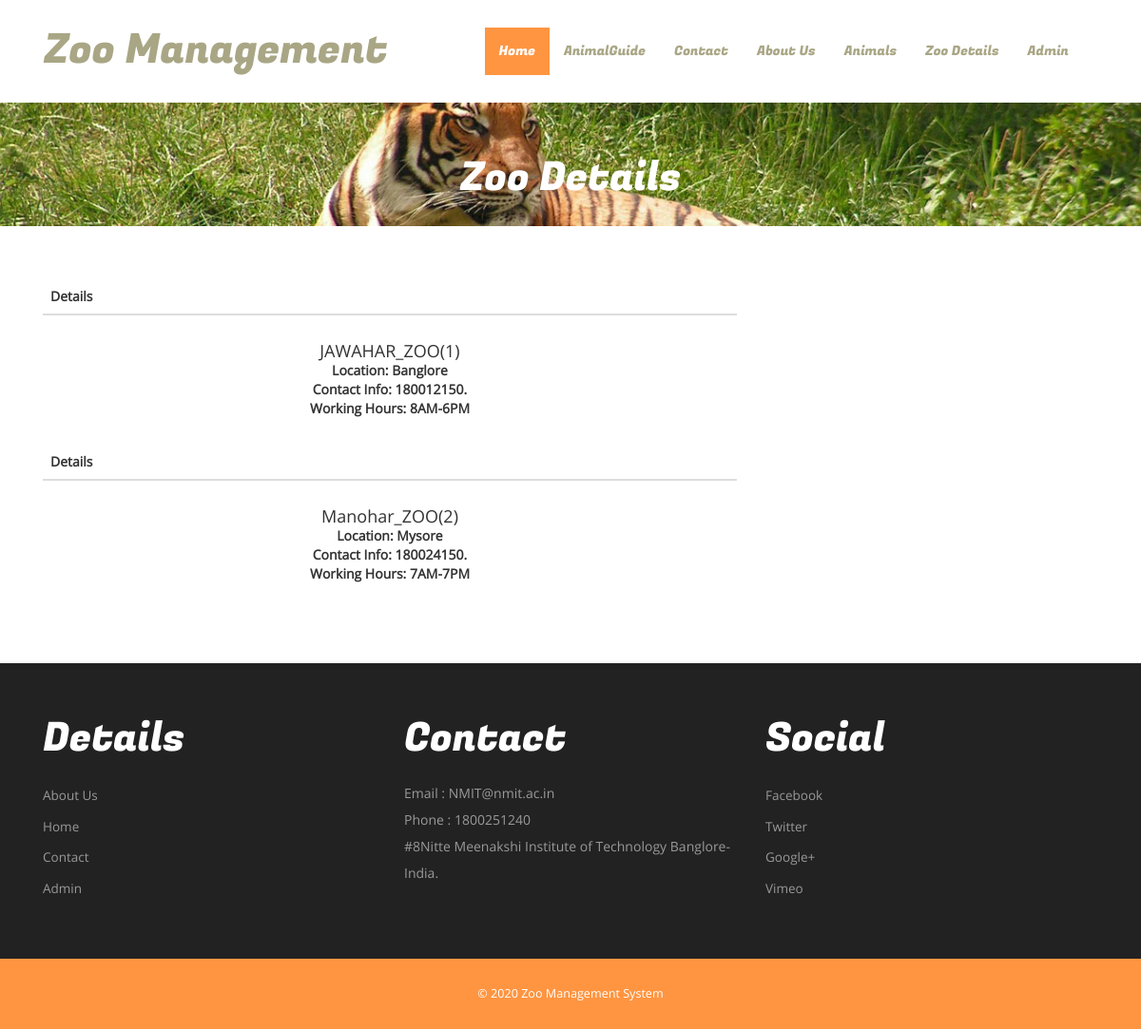
The app's page /zoo.php with its own data.
### tables this page shows
CREATE TABLE IF NOT EXISTS ZOO (
	Zid int(10) NOT NULL,
	ZName VARCHAR(50) NOT NULL,
	Location VARCHAR(100) NOT NULL,
	Hours VARCHAR(100) NOT NULL,
	Contact VARCHAR(100) NOT NULL,
	AGid int(10) NOT NULL,
	PRIMARY KEY(Zid),
	CONSTRAINT fk_zoo_AGid FOREIGN KEY(AGid) REFERENCES ANIMAL_GUIDE(AGid) ON DELETE CASCADE ON UPDATE CASCADE
);

CREATE TABLE `tblpage` (
  `ID` int(10) NOT NULL,
  `PageType` varchar(200) DEFAULT NULL,
  `PageTitle` varchar(200) DEFAULT NULL,
  `PageDescription` mediumtext DEFAULT NULL,
  `Email` varchar(200) DEFAULT NULL,
  `MobileNumber` bigint(10) DEFAULT NULL,
  `UpdationDate` timestamp NULL DEFAULT NULL ON UPDATE current_timestamp()
);

### zoo.php (the view, shortened to what this page needs)
<?php
include('includes/dbconnection.php');
?>
<!DOCTYPE HTML>
<html>
<head>
<link href="css/bootstrap.css" rel="stylesheet" type="text/css" media="all">
<link href="css/style.css" rel="stylesheet" type="text/css" media="all" />
<link rel="stylesheet" type="text/css" href="css/jquery.lightbox.css">
</head>
<body>
<?php include_once('includes/header.php');?>
		<div class="banner-header">
			<div class="container">
				<h2>Zoo Details</h2>
			</div>
			</div>
	<div class="content">
			<div class="gallery-section">
					<div class="container">
					<div class="welcome-grid">
				<div class="col-md-8">
					<div>
						<?php
 $query=mysqli_query($con,"select * from ZOO");
 while ($row=mysqli_fetch_array($query)) {
 ?>
<table class="table text-center">
  <thead class="bg-light text-capitalize">
      <tr>
          <th>Details</th>
      </tr>
  </thead>
  <tbody>
<tr data-expanded="true">
  <td>
<h4 style="padding-top: 20px"><?php echo $row['ZName'];?>(<?php echo $row['Zid'];?>)</h4>
<strong style="padding-top: 20px">Location: <?php echo $row['Location'];?></strong><br>
<strong style="padding-top: 20px">Contact Info: <?php echo $row['Contact'];?>.</strong><br>
<strong style="padding-top: 20px">Working Hours: <?php echo $row['Hours'];?></strong><br>
</td>
</tr>
					<?php }?>
        </tbody>
        </table>
					</div>
				</div>
				<div class="clearfix"> </div>
			</div>
		</div>
	</div>
		<?php include_once('includes/special.php');?>
			</div>
		<?php include_once('includes/footer.php');?>
</body>
</html>

### includes/special.php
<div class="specials-section">
					<div class="container">
						<div class="specials-grids">
							<div class="col-md-4 specials1">
								<h3> details</h3>
								<ul>
									<li><a href="about.php">About Us</a></li>
									<li><a href="index.php">Home</a></li>
									<li><a href="contact.php">Contact</a></li>
									<li><a href="admin/index.php">Admin</a></li>
								</ul>
							</div>
							<div class="col-md-4 specials1">
								<h3>contact</h3>
								<?php
 $query=mysqli_query($con,"select * from  tblpage where PageType='contactus'");
 while ($row=mysqli_fetch_array($query)) {
 ?>
								<address>
									<p>Email : <?php  echo $row['Email'];?></p>
								 <p>Phone : <?php  echo $row['MobileNumber'];?></p>
								 <p><?php  echo $row['PageDescription'];?></p>
								</address><?php } ?>
							</div>
							<div class="col-md-4 specials1">
								<h3>social</h3>
								<ul>
									<li><a href="#">facebook</a></li>
									<li><a href="#">twitter</a></li>
									<li><a href="#">google+</a></li>
									<li><a href="#">vimeo</a></li>
								</ul>
							</div>
							<div class="clearfix"></div>
						</div>
					</div>
				</div>

### css/style.css (style rules this page uses)
body a { transition:0.5s all; -webkit-transition:0.5s all; -moz-transition:0.5s all; -o-transition:0.5s all; -ms-transition:0.5s all; }
h1,h2,h3,h4,h5,h6 { padding:0 0; margin:0 0; }
p { padding:0 0; margin:0 0; }
ul { padding:0 0; margin:0 0; }
body { padding:0 0; margin:0 0; font-family: 'OpenSans-Regular' }
.specials-section { padding: 4em 0; background: #222; }
.specials-section h3 { font-size: 3em; text-transform: capitalize; font-family: 'FugazOne-Regular'; color: #fff; margin-bottom: 0.5em; }
.specials1 p { font-size: 1em; line-height: 2em; color: #999; }
.specials1 ul li { list-style-type: none; padding: 0.3em 0; }
.specials1 ul li a { font-size: 0.965em; text-decoration: none; line-height: 1.8em; color: #999; list-style: none; text-transform: capitalize; }
.banner-header { background: url("../images/banner1.jpg")no-repeat 0px 0px; background-size: cover; min-height: 140px; text-align:center; padding: 4em 0 0; }
.banner-header h2 { font-size: 3em; text-transform: capitalize; font-family: 'FugazOne-Regular'; color: #fff; }
.gallery-section { padding:4em 0; text-align: center; }
.table > thead > tr > th, .table > tbody > tr > th, .table > tfoot > tr > th, .table > thead > tr > td, .table > tbody > tr > td, .table > tfoot > tr > td { border-top: none !important; }
@media (max-width:1440px) { .banner-header { min-height: 130px; } }

### records on screen
zoo: ZName "JAWAHAR_ZOO", Zid "1", Location "Banglore", Contact "180012150", Hours "8AM-6PM"
zoo: ZName "Manohar_ZOO", Zid "2", Location "Mysore", Contact "180024150", Hours "7AM-7PM"
tblpage: Email "NMIT@nmit.ac.in", MobileNumber "1800251240", PageDescription "#8Nitte Meenakshi Institute of Technology Banglore-India."
